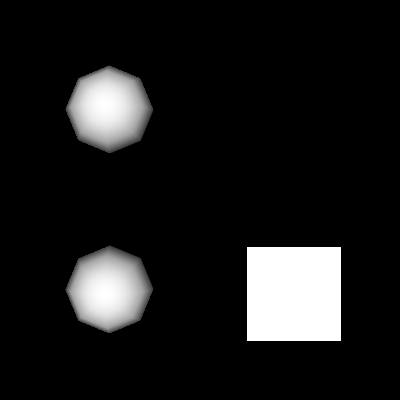

Write the Python code that produced this figure.
#!/usr/bin/env python
# Demonstrate sphere and cube surface rendering using explicit pipeline.

import vtkmodules.vtkInteractionStyle  # noqa: F401
import vtkmodules.vtkRenderingFreeType  # noqa: F401
import vtkmodules.vtkRenderingOpenGL2  # noqa: F401

from vtkmodules.vtkCommonTransforms import vtkTransform
from vtkmodules.vtkFiltersGeneral import vtkTransformFilter
from vtkmodules.vtkFiltersSources import vtkCubeSource, vtkSphereSource
from vtkmodules.vtkRenderingCore import (
    vtkActor,
    vtkPolyDataMapper,
    vtkRenderWindow,
    vtkRenderWindowInteractor,
    vtkRenderer,
)

# Sources.
sphere = vtkSphereSource()

cube = vtkCubeSource()
cube.SetCenter(2, 0, 0)

transform_filter = vtkTransformFilter()
transform = vtkTransform()
transform.Translate(0, 2, 0)
transform_filter.SetTransform(transform)
transform_filter.SetInputConnection(sphere.GetOutputPort())

# Sphere mapper and actor.
sphere_mapper = vtkPolyDataMapper()
sphere_mapper.SetInputConnection(sphere.GetOutputPort())
sphere_actor = vtkActor()
sphere_actor.SetMapper(sphere_mapper)

# Cube mapper and actor.
cube_mapper = vtkPolyDataMapper()
cube_mapper.SetInputConnection(cube.GetOutputPort())
cube_actor = vtkActor()
cube_actor.SetMapper(cube_mapper)

# Transformed sphere mapper and actor.
transform_mapper = vtkPolyDataMapper()
transform_mapper.SetInputConnection(transform_filter.GetOutputPort())
transform_actor = vtkActor()
transform_actor.SetMapper(transform_mapper)

# Renderer.
renderer = vtkRenderer()
renderer.AddActor(sphere_actor)
renderer.AddActor(cube_actor)
renderer.AddActor(transform_actor)
renderer.GradientBackgroundOff()
renderer.ResetCamera()

# Render window.
render_window = vtkRenderWindow()
render_window.AddRenderer(renderer)
render_window.SetWindowName("render view")
render_window.SetMultiSamples(0)
render_window.SetSize(400, 400)

# Interactor.
interactor = vtkRenderWindowInteractor()
interactor.SetRenderWindow(render_window)

interactor.Initialize()
interactor.Start()
